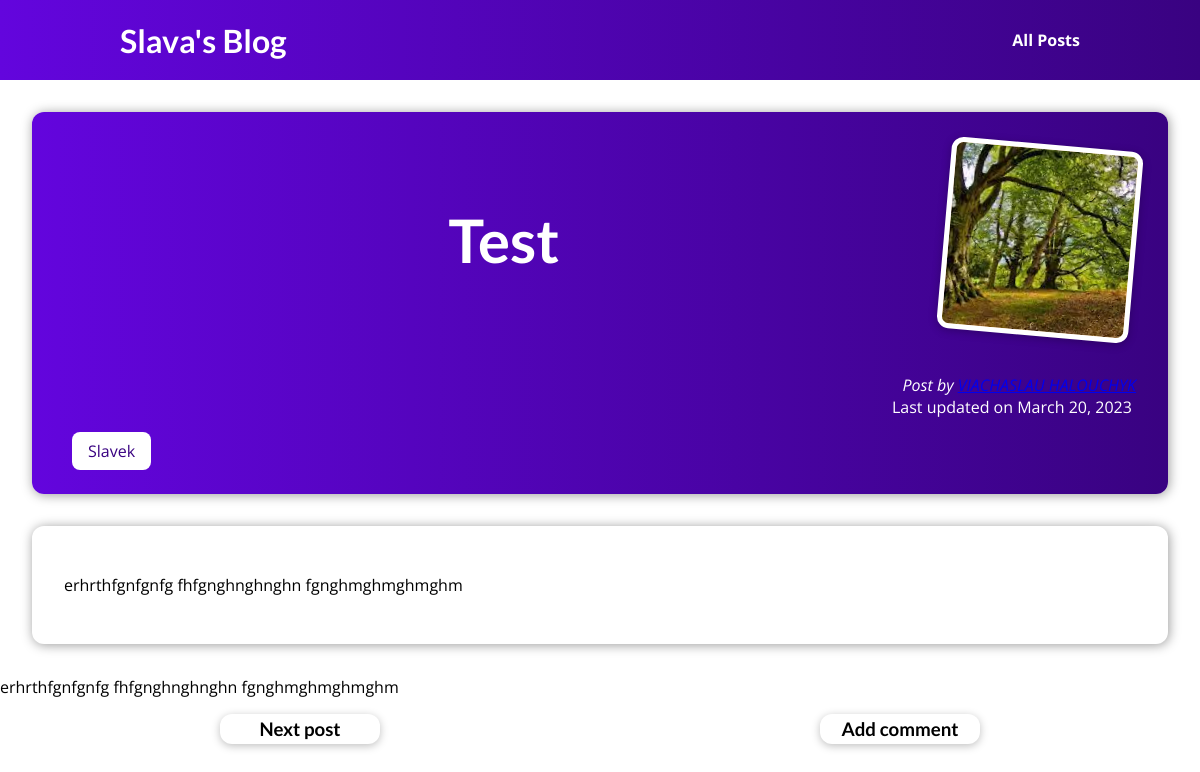
Screenshot of /posts/test with the database file from the repository.
### blog/models.py (models this page shows, shortened)
class Post(models.Model):
    title = models.CharField(max_length=50)
    excerpt = models.CharField(max_length=100)
    image = models.ImageField(upload_to='posts')
    author = models.ForeignKey(
        Author, on_delete=models.SET_NULL, null=True)
    data = models.DateField(default=datetime.now)
    slug = models.SlugField(
        default="", blank=True, null=False, db_index=True)
    content = models.TextField(validators=[MinLengthValidator(10)])
    tag = models.ManyToManyField(Tag)

class Tag(models.Model):
    caption = models.CharField(max_length=50)

### blog/views.py (the view)
# urls.py: path("posts/<slug:slug>", views.post_detail,
def post_detail(request, slug):
    identified_post = get_object_or_404(Post, slug=slug)
    start = False
    finish = False
    try:
        previous_post = Post.get_next_by_data(identified_post)
        next_post = Post.get_previous_by_data(identified_post)
    except:
        try:
            previous_post = identified_post
            next_post = Post.get_previous_by_data(identified_post)
            start = True
        except:
            previous_post = Post.get_next_by_data(identified_post)
            next_post = identified_post
            finish = True
    return render(request, "blog/post_detail.html",{
        "post":identified_post,
        "post_tags": identified_post.tag.all(),
        "next_post": next_post.slug,
        "previous_post": previous_post.slug,
        "start": start,
        "finish": finish
    })

### blog/models.py (called while the page is built)
    def __str__(self):
        return f"{self.first_name} {self.last_name}"

### blog/templates/blog/post_detail.html (shortened to what this page needs)
{% extends 'base.html' %}
{% load static %}
{% block css_files %}
    <link rel="stylesheet" href="{% static 'blog/post_detail.css' %}">
{% endblock css_files %}
{% block content %}
<section id = "total">
    <div>
        <h1>{{post.title}}</h1>
        <img src="{{post.image.url}}" alt={{post.title}} />
    </div>
    <p>
        <i>Post by <a href="mailto:{{post.author.email}}">{{post.author}}</a></i>
        Last updated on <time>{{post.data}}</time>
    </p>
    <section>
        {% for tag in post_tags %}
            <span class = "tag"> {{tag.caption}} </span>
        {% endfor %}
    </section>
</section>
<section id = "text">
    <p>
        {{post.content | linebreaks}}
    </p>
</section>
<section id = "comments">
    <p>
        {{post.content | linebreaks}}
    </p>
</section>
<section>
    <form>
        <article class="add">
            {% if start %}
            <a href="{% url 'post-detail-page' next_post %}">
                <h3>Next post</h3>
            </a>
            {% elif finish %}
            <a href="{% url 'post-detail-page' previous_post %}">
                <h3>Previous post</h3>
            </a>
            {% endif %}
            <a href="{% url 'add-post'%}">
                <h3>Add comment</h3>
            </a>
        </article>
    </form>
</section>
{% endblock content %}

### static/app.css (style rules this page uses)
* { box-sizing: border-box; }
html { font-family: 'Open Sans', 'Lato', sans-serif; }
body { margin: 0; }
h1, h2, h3 { font-family: 'Lato', sans-serif; font-weight: bold; }

### blog/static/blog/post_detail.css (style rules this page uses)
#total { background: linear-gradient(to right, #6305dd, #390281); padding: 2rem; border-radius: 12px; width: auto; margin: 2rem; box-shadow: 1px 1px 12px rgba(0, 0, 0, 0.4); }
#total h1 { flex-grow: 1; text-align: center; color: white; font-size: 60px; }
#total img { width: 12rem; height: 12rem; object-fit: cover; object-position: top; border: 5px solid white; border-radius: 12px; background-color: #ffe1bf; transform: rotateZ(+5deg); box-shadow: 0 2px 8px rgb(0 0 0 / 25%); }
#total div { display:flex; justify-content: space-between; align-items: center; }
#total p { text-align: right; color: white; white-space: pre; margin-bottom: 0; }
#text { background-color: white; padding: 2rem; border-radius: 12px; width: auto; margin: 2rem 2rem 2rem 2rem; box-shadow: 1px 1px 12px rgba(0, 0, 0, 0.4); }
.tag { background-color: white; color: #390281; padding: 0.5rem 1rem; border-radius: 8px; margin: 0.5rem; }
.add { display: flex; align-items: center; text-align: center; justify-content: center; }
.add a { margin: auto; height: auto; width: 10rem; margin-bottom: 2rem; transform-origin: center; box-shadow: 0 2px 8px rgba(0, 0, 0, 0.25); border-radius: 12px; background-color: white; text-decoration: none; color: black; }
.add h3 { margin: 0.25rem 0; }

### rows the page displays
Post: title "Test", image (picture), data "March 20, 2023", content "erhrthfgnfgnfg fhfgnghnghnghn fgnghmghmghmghm"
Tag: caption "Slavek"
